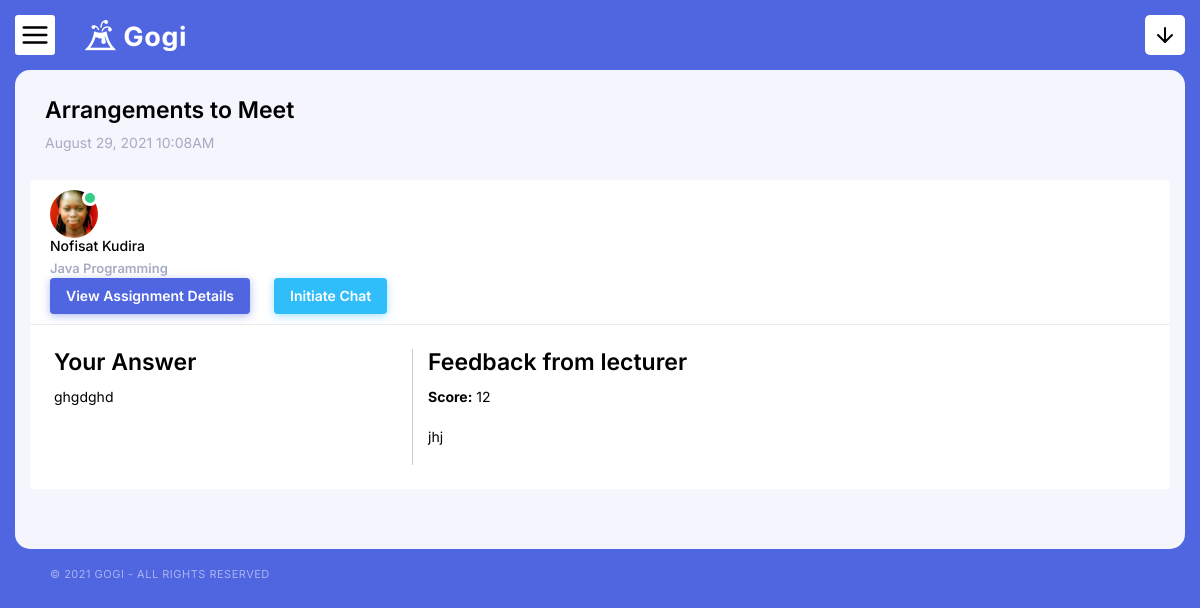
The page /assignment-review-details?id=1 (signed in) on the database its author committed.
### tables this page shows
CREATE TABLE `assignment_submissions` (
  `id` int(11) NOT NULL,
  `student_id` int(11) NOT NULL,
  `assignment_id` int(11) NOT NULL,
  `solution` text NOT NULL,
  `description` text NOT NULL,
  `grade` decimal(10,0) NOT NULL,
  `feedback` text NOT NULL,
  `created_at` timestamp NOT NULL DEFAULT current_timestamp(),
  `updated_at` timestamp NOT NULL DEFAULT current_timestamp() ON UPDATE current_timestamp()
);

CREATE TABLE `assignments` (
  `id` int(11) NOT NULL,
  `course_id` int(11) NOT NULL,
  `lecturer_id` int(11) NOT NULL,
  `title` varchar(120) NOT NULL,
  `question` text NOT NULL,
  `instructions` text NOT NULL,
  `deadline` date NOT NULL,
  `max_grade` decimal(10,0) NOT NULL,
  `created_at` timestamp NOT NULL DEFAULT current_timestamp(),
  `updated_at` timestamp NOT NULL DEFAULT current_timestamp() ON UPDATE current_timestamp()
);

CREATE TABLE `lecturers` (
  `id` int(11) NOT NULL,
  `staff_id` varchar(10) NOT NULL,
  `fullname` varchar(120) NOT NULL,
  `image` varchar(120) NOT NULL,
  `email` varchar(120) NOT NULL,
  `password` text NOT NULL,
  `created_at` timestamp NOT NULL DEFAULT current_timestamp(),
  `updated_at` timestamp NOT NULL DEFAULT current_timestamp() ON UPDATE current_timestamp()
);

CREATE TABLE `courses` (
  `id` int(11) NOT NULL,
  `level_id` int(11) NOT NULL,
  `course_title` varchar(120) NOT NULL,
  `course_code` varchar(8) NOT NULL,
  `created_at` timestamp NULL DEFAULT current_timestamp(),
  `updated_at` timestamp NOT NULL DEFAULT current_timestamp() ON UPDATE current_timestamp()
);

### core/db.class.php (called while the page is built, shortened)
<?php
    class DB {
        public $host = 'localhost';
        public $dbname = 'gogi_assignment';
        public $password = '';
        public $username = 'root';
        public $conn;
        function __construct(){
            try {
                $this->conn = new PDO("mysql:host=$this->host;dbname=$this->dbname;", $this->username, $this->password);
                $this->conn->setAttribute(PDO::ATTR_ERRMODE,PDO::ERRMODE_EXCEPTION);
            } catch (PDOException $ex) {
                echo 'Error in database connection '. $ex->getMessage();
            }
        }
        function prep($query){
            return $this->conn->prepare($query);
        }
        function fetch($query,$value){
            $query = $this->prep($query);
            $query->execute($value);
            return $query->fetch();
        }
    }
?>

### core/assignment_submissions.class.php (called while the page is built, shortened)
<?php
    include_once 'db.class.php';
    class assignment_submissions extends DB{
        function fetch_assignment_submission($id){
            return DB::fetch("SELECT *,assignment_submissions.id,assignment_submissions.created_at,lecturers.image AS lec_image,lecturers.fullname AS lec_name FROM assignment_submissions
            LEFT OUTER JOIN assignments on assignments.id = assignment_submissions.assignment_id
            LEFT OUTER JOIN lecturers on lecturers.id = assignments.lecturer_id
            LEFT OUTER JOIN students on students.id = assignment_submissions.student_id
            LEFT OUTER JOIN courses on courses.id = assignments.course_id
            WHERE assignment_submissions.id = ? ",[$id] );
        }
    }
?>

### core/core.function.php (called while the page is built, shortened)
<?php
	function format_date($date){
		return date('F d, Y h:mA', strtotime($date));
	}
?>

### assignment-review-details.php (the view, shortened to what this page needs)
<?php
    include_once 'core/assignment_submissions.class.php';
    include_once 'core/core.function.php';
    $assignment_submission_obj = new Assignment_submissions();
    $submission_id = $_GET['id'];
    $submission = $assignment_submission_obj->fetch_assignment_submission($submission_id);
    $submission_was_reviewed = false;
    if ($submission['feedback'] != '') {
        $submission_was_reviewed = true;
    }
?>
<!doctype html>
<html lang="en">
<head>
    <?php include "includes/header-resources.php"; ?>
</head>
<body class="horizontal-navigation">
    <div class="layout-wrapper">
        <?php include "includes/header.php"; ?>
        <div class="content-wrapper">
            <div class="content-body">
                <div class="content ">
                    <div class="page-header d-md-flex justify-content-between">
                        <div>
                            <h3><?php echo $submission['title'] ?></h3>
                            <p class="text-muted"><?php echo format_date($submission['created_at']) ?></p>
                        </div>
                    </div>
                    <div class="row">
                        <div class="card" style="width: 100%">
                            <div class="card-header">
                                <div class="pr-3">
                                    <span class="avatar avatar-state-success">
                                        <img src="./uploads/lecturers/images/<?php echo $submission['lec_image'] ?>" class="rounded-circle" alt="image">
                                    </span>
                                </div>
                                <div class="flex-grow- 1">
                                    <h6 class="mb-1"><?php echo $submission['lec_name'] ?></h6>
                                    <span class="text-muted">
                                        <?php echo $submission['course_title'] ?>
                                    </span>
                                </div>
                                <div class="text-right ml-auto d-flex">
                                    <a href="assignment-details?id=<?php echo $submission['assignment_id'] ?>" class="btn btn-primary mr-4">View Assignment Details</a>
                                    <?php if ($submission_was_reviewed): ?>
                                        <a href="chat?id=<?php echo $submission['id'] ?>" class="btn btn-info">Initiate Chat</a>
                                    <?php endif ?>
                                </div>
                            </div>
                            <div class="card-body">
                                <div class="row">
                                    <div class="col-md-4" style="border-right: 1px solid #ccc;">
                                        <h3>Your Answer</h3>
                                        <p>
                                            <?php echo $submission['solution'] ?>
                                        </p>
                                    </div>
                                    <div class="col-md-8">
                                        <h3>Feedback from lecturer</h3>
                                        <?php if ($submission_was_reviewed): ?>
                                            <p><strong>Score:</strong> <?php echo $submission['grade'] ?></p>
                                            <p><?php echo $submission['feedback'] ?></p>
                                        <?php else: ?>
                                            <p>Your submission has not been reviewed yet!</p>
                                        <?php endif ?>
                                    </div>
                                </div>
                            </div>
                        </div>
                    </div>
                </div>
                <?php include "includes/footer.php"; ?>
            </div>
        </div>
    </div>
</body>
</html>

### rows shown on the page
assignment_submissions: assignment.title "Arrangements to Meet", created_at "August 29, 2021 10:08AM", lecturers.image (picture), lecturers.fullname "Nofisat Kudira", courses.course_title "Java Programming", solution "ghgdghd", grade "12", feedback "jhj"
